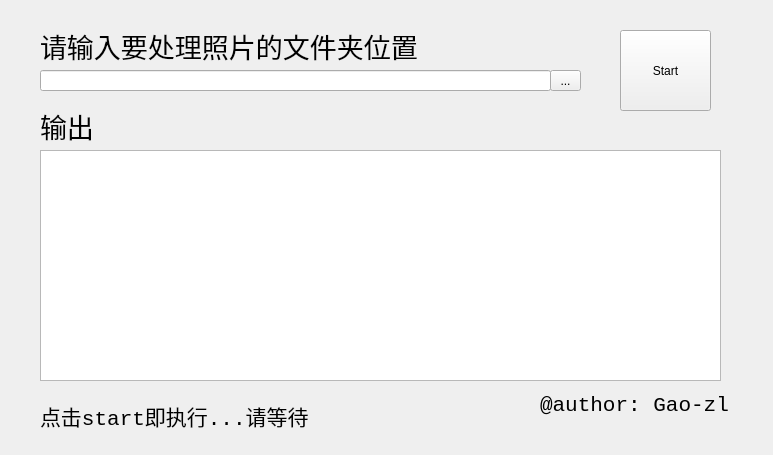
<?xml version="1.0" encoding="UTF-8"?>
<ui version="4.0">
 <class>Form</class>
 <widget class="QWidget" name="Form">
  <property name="geometry">
   <rect>
    <x>0</x>
    <y>0</y>
    <width>773</width>
    <height>455</height>
   </rect>
  </property>
  <property name="windowTitle">
   <string>Form</string>
  </property>
  <widget class="QPushButton" name="pushButton">
   <property name="geometry">
    <rect>
     <x>620</x>
     <y>30</y>
     <width>91</width>
     <height>81</height>
    </rect>
   </property>
   <property name="text">
    <string>Start</string>
   </property>
  </widget>
  <widget class="QLabel" name="label">
   <property name="geometry">
    <rect>
     <x>40</x>
     <y>30</y>
     <width>461</width>
     <height>31</height>
    </rect>
   </property>
   <property name="font">
    <font>
     <family>楷体</family>
     <pointsize>20</pointsize>
    </font>
   </property>
   <property name="text">
    <string>请输入要处理照片的文件夹位置</string>
   </property>
  </widget>
  <widget class="QLineEdit" name="lineEdit">
   <property name="geometry">
    <rect>
     <x>40</x>
     <y>70</y>
     <width>511</width>
     <height>21</height>
    </rect>
   </property>
  </widget>
  <widget class="QLabel" name="label_2">
   <property name="geometry">
    <rect>
     <x>40</x>
     <y>110</y>
     <width>221</width>
     <height>31</height>
    </rect>
   </property>
   <property name="font">
    <font>
     <family>楷体</family>
     <pointsize>20</pointsize>
    </font>
   </property>
   <property name="text">
    <string>输出</string>
   </property>
  </widget>
  <widget class="QToolButton" name="toolButton">
   <property name="geometry">
    <rect>
     <x>550</x>
     <y>70</y>
     <width>31</width>
     <height>21</height>
    </rect>
   </property>
   <property name="text">
    <string>...</string>
   </property>
  </widget>
  <widget class="QTextBrowser" name="textBrowser">
   <property name="geometry">
    <rect>
     <x>40</x>
     <y>150</y>
     <width>681</width>
     <height>231</height>
    </rect>
   </property>
   <property name="font">
    <font>
     <family>Consolas</family>
     <pointsize>10</pointsize>
    </font>
   </property>
  </widget>
  <widget class="QLabel" name="label_3">
   <property name="geometry">
    <rect>
     <x>540</x>
     <y>390</y>
     <width>191</width>
     <height>31</height>
    </rect>
   </property>
   <property name="font">
    <font>
     <family>Consolas</family>
     <pointsize>16</pointsize>
    </font>
   </property>
   <property name="text">
    <string>@author: Gao-zl</string>
   </property>
  </widget>
  <widget class="QLabel" name="label_4">
   <property name="geometry">
    <rect>
     <x>40</x>
     <y>400</y>
     <width>281</width>
     <height>31</height>
    </rect>
   </property>
   <property name="font">
    <font>
     <family>Consolas</family>
     <pointsize>16</pointsize>
    </font>
   </property>
   <property name="text">
    <string>点击start即执行...请等待</string>
   </property>
  </widget>
 </widget>
 <resources/>
 <connections/>
</ui>
